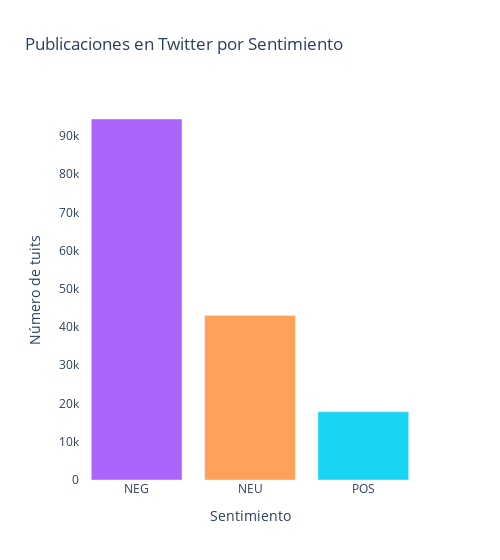

The cell this chart's notebook holds for it:
### Code cell
# Calcular la distribución de publicaciones por sentimiento
sentiment_distribution = df['nlp_sentiment'].value_counts().reset_index()
sentiment_distribution.columns = ['sentiment', 'count']

# Gráfico de barras para la distribución de sentimientos
fig = px.bar(
    sentiment_distribution,
    x='sentiment',
    y='count',
    title="Publicaciones en Twitter por Sentimiento",
    color='sentiment',  # Opcional, colores basados en el sentimiento
    color_discrete_map=custom_colors,
)

# Personalizar el diseño
fig.update_layout(
    plot_bgcolor="white",
    xaxis=dict(title="Sentimiento"),
    yaxis=dict(title="Número de tuits"),
    width = 500,
    showlegend=False  # Ocultar leyenda si no es necesaria
)

# Mostrar el gráfico
fig.show()

### Figure 1 — Plotly figure (JSON) as saved in the notebook; plotly's stock layout.template omitted (floating-point values rounded to 4 significant figures)
{"data": [{"alignmentgroup": "True", "hovertemplate": "sentiment=%{x}<br>count=%{y}<extra></extra>", "legendgroup": "NEG", "marker": {"color": "#ab63fa", "pattern": {"shape": ""}}, "name": "NEG", "offsetgroup": "NEG", "orientation": "v", "showlegend": true, "textposition": "auto", "type": "bar", "x": ["NEG"], "xaxis": "x", "y": [94407], "yaxis": "y"}, {"alignmentgroup": "True", "hovertemplate": "sentiment=%{x}<br>count=%{y}<extra></extra>", "legendgroup": "NEU", "marker": {"color": "#FFA15A", "pattern": {"shape": ""}}, "name": "NEU", "offsetgroup": "NEU", "orientation": "v", "showlegend": true, "textposition": "auto", "type": "bar", "x": ["NEU"], "xaxis": "x", "y": [43008], "yaxis": "y"}, {"alignmentgroup": "True", "hovertemplate": "sentiment=%{x}<br>count=%{y}<extra></extra>", "legendgroup": "POS", "marker": {"color": "#19d3f3", "pattern": {"shape": ""}}, "name": "POS", "offsetgroup": "POS", "orientation": "v", "showlegend": true, "textposition": "auto", "type": "bar", "x": ["POS"], "xaxis": "x", "y": [17822], "yaxis": "y"}], "layout": {"barmode": "relative", "legend": {"title": {"text": "sentiment"}, "tracegroupgap": 0}, "plot_bgcolor": "white", "showlegend": false, "title": {"text": "Publicaciones en Twitter por Sentimiento"}, "width": 500, "xaxis": {"anchor": "y", "categoryarray": ["NEG", "NEU", "POS"], "categoryorder": "array", "domain": [0, 1], "title": {"text": "Sentimiento"}}, "yaxis": {"anchor": "x", "domain": [0, 1], "title": {"text": "Número de tuits"}}}}
